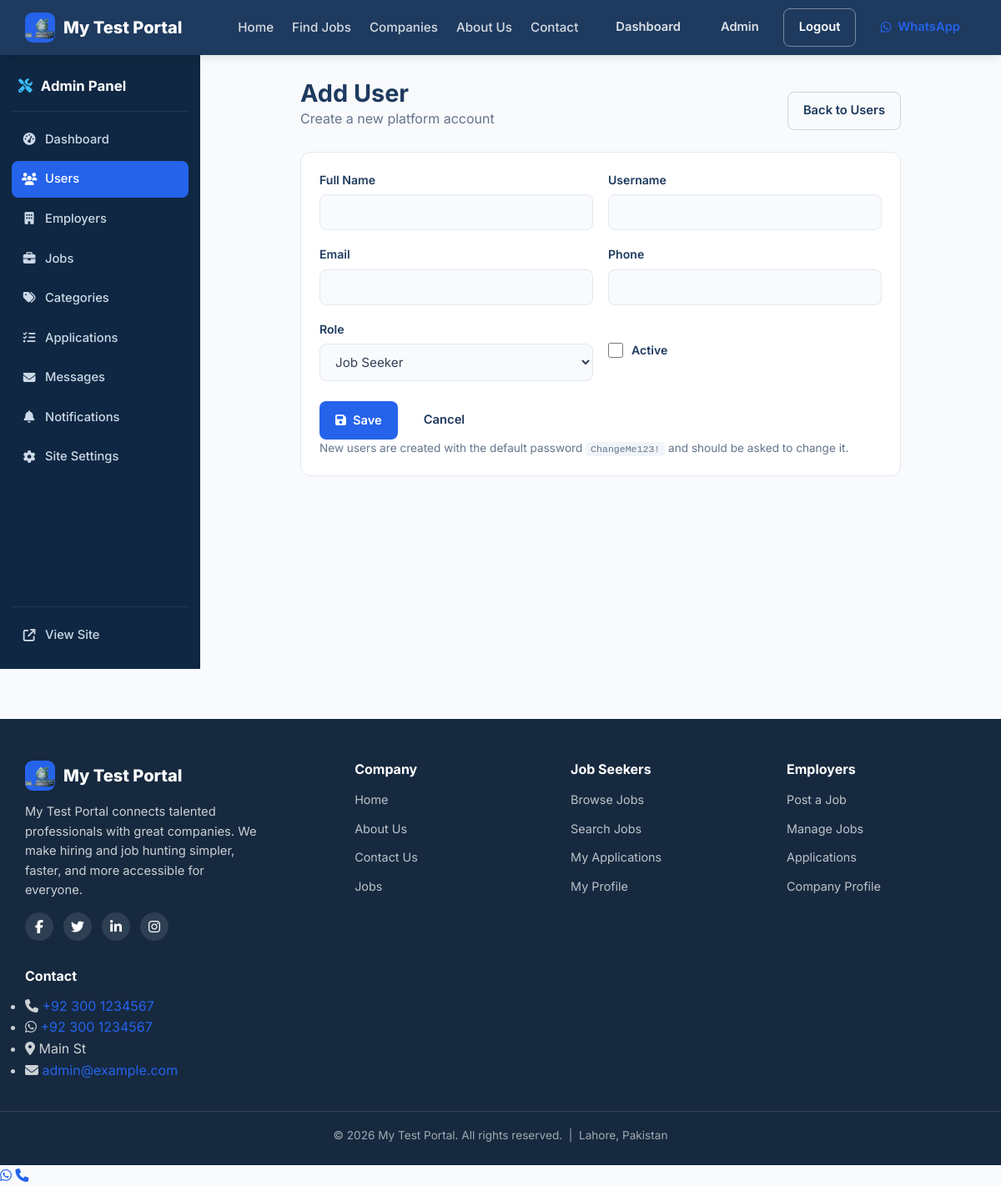
The page /admin/users/new (signed in) on the database its author committed.
### app/models/site_setting.py (models this page shows, shortened)
class SiteSetting(db.Model):
    __tablename__ = "site_settings"
    id = db.Column(db.Integer, primary_key=True)
    key = db.Column(db.String(80), unique=True, nullable=False, index=True)
    value = db.Column(db.Text, nullable=True)
    label = db.Column(db.String(120), nullable=True)
    group = db.Column(db.String(40), nullable=False, default="general")
    @classmethod
    def get_all(cls):
        return {s.key: s.value for s in cls.query.all()}

### app/routes/admin/__init__.py (the view, shortened to what this page needs)
@bp.route("/users/new", methods=["GET", "POST"])
@login_required
@admin_required
def new_user():
    form = UserForm()
    return render_template("admin/user_form.html", form=form, title="Add User")

### app/forms/admin_forms.py
class UserForm(FlaskForm):
    full_name = StringField("Full Name", validators=[DataRequired(), Length(max=150)])
    username = StringField("Username", validators=[DataRequired(), Length(max=80)])
    email = StringField("Email", validators=[DataRequired(), Email(), Length(max=150)])
    phone = StringField("Phone", validators=[Optional(), Length(max=30)])
    role = SelectField(
        "Role",
        choices=[
            (ROLE_JOBSEEKER, "Job Seeker"),
            (ROLE_EMPLOYER, "Employer"),
            (ROLE_ADMIN, "Admin"),
        ],
        validators=[DataRequired()],
    )
    is_active = BooleanField("Active")
    submit = SubmitField("Save User")

### app/__init__.py (called while the page is built)
@login_manager.user_loader
def load_user(user_id):
    from app.models.user import User
    return db.session.get(User, int(user_id))

### app/models/user.py (called while the page is built)
    @property
    def is_admin(self):
        return self.role == ROLE_ADMIN

    @property
    def is_employer(self):
        return self.role == ROLE_EMPLOYER

    @property
    def is_jobseeker(self):
        return self.role == ROLE_JOBSEEKER

### app/templates/admin/user_form.html (shortened to what this page needs)
{% extends "admin/layout.html" %}
{% set active = 'users' %}
{% block admin_content %}
<section class="dashboard admin-dashboard">
    <div class="container narrow">
        <div class="dashboard-head">
            <div>
                <h1>{{ title }}</h1>
                <p>{% if user %}Editing {{ user.full_name }}{% else %}Create a new platform account{% endif %}</p>
            </div>
            <a href="{{ url_for('admin.users') }}" class="btn btn-outline">Back to Users</a>
        </div>
        <div class="panel">
            <form method="post" class="form-grid" novalidate>
                <div class="form-field">
                    {{ form.full_name.label }}
                    {{ form.full_name(class="input" + (" is-invalid" if form.full_name.errors else "")) }}
                </div>
                <div class="form-field">
                    {{ form.username.label }}
                    {{ form.username(class="input" + (" is-invalid" if form.username.errors else "")) }}
                </div>
                <div class="form-field">
                    {{ form.email.label }}
                    {{ form.email(class="input" + (" is-invalid" if form.email.errors else "")) }}
                </div>
                <div class="form-field">
                    {{ form.phone.label }}
                    {{ form.phone(class="input" + (" is-invalid" if form.phone.errors else "")) }}
                </div>
                <div class="form-field">
                    {{ form.role.label }}
                    {{ form.role(class="input" + (" is-invalid" if form.role.errors else "")) }}
                </div>
                <div class="form-field form-field-check">
                    {{ form.is_active() }}
                    {{ form.is_active.label }}
                </div>
                <div class="form-actions">
                    <button type="submit" class="btn btn-primary"><i class="fa-solid fa-save"></i> Save</button>
                    <a href="{{ url_for('admin.users') }}" class="btn btn-ghost">Cancel</a>
                </div>
            </form>
            {% if not user %}
            <p class="muted small">New users are created with the default password <code>ChangeMe123!</code> and should be asked to change it.</p>
            {% endif %}
        </div>
    </div>
</section>
{% endblock %}

### app/templates/partials/navbar.html (shortened to what this page needs)
<nav class="navbar">
    <div class="container navbar-inner">
        <a href="{{ url_for('public.index') }}" class="brand">
            <span class="brand-logo"><img src="{{ url_for('static', filename='images/logo.webp') }}" alt="{{ site.SITE_NAME }} logo" class="brand-logo-img"></span>
            <span class="brand-name">{{ site.SITE_NAME }}</span>
        </a>
        <div class="nav-menu" id="navMenu">
            <ul class="nav-links">
                <li><a href="{{ url_for('public.index') }}" class="{% if request.endpoint == 'public.index' %}active{% endif %}">Home</a></li>
                <li><a href="{{ url_for('public.jobs') }}" class="{% if request.endpoint == 'public.jobs' %}active{% endif %}">Find Jobs</a></li>
                <li><a href="{{ url_for('public.companies') }}" class="{% if request.endpoint == 'public.companies' %}active{% endif %}">Companies</a></li>
                <li><a href="{{ url_for('public.about') }}" class="{% if request.endpoint == 'public.about' %}active{% endif %}">About Us</a></li>
                <li><a href="{{ url_for('public.contact') }}" class="{% if request.endpoint == 'public.contact' %}active{% endif %}">Contact</a></li>
            </ul>
            <div class="nav-auth">
                {% if current_user.is_authenticated %}
                    {% set dash = url_for('seeker.dashboard') %}
                    {% if current_user.is_admin %}{% set dash = url_for('admin.dashboard') %}{% endif %}
                    {% if current_user.is_employer %}{% set dash = url_for('employer.dashboard') %}{% endif %}
                    <a href="{{ dash }}" class="btn btn-ghost">Dashboard</a>
                    {% if current_user.is_jobseeker %}
                        <a href="{{ url_for('seeker.profile') }}" class="btn btn-ghost">Profile</a>
                    {% elif current_user.is_employer %}
                        <a href="{{ url_for('employer.company_profile') }}" class="btn btn-ghost">Company</a>
                    {% else %}
                        <a href="{{ url_for('admin.dashboard') }}" class="btn btn-ghost">Admin</a>
                    {% endif %}
                    <a href="{{ url_for('auth.logout') }}" class="btn btn-outline">Logout</a>
                {% else %}
                    <a href="{{ url_for('auth.login') }}" class="btn btn-ghost">Login</a>
                    <a href="{{ url_for('auth.register') }}" class="btn btn-primary">Sign Up</a>
                    <a href="{{ url_for('auth.login') }}" class="btn btn-admin-login" title="Admin Login"><i class="fa-solid fa-lock"></i> Admin</a>
                {% endif %}
                <a href="{{ site.SITE_WHATSAPP_HREF }}?text={{ site.SITE_WHATSAPP_MESSAGE|urlencode }}" target="_blank" rel="noopener" class="btn btn-whatsapp" title="Chat on WhatsApp">
                    <i class="fa-brands fa-whatsapp"></i> WhatsApp
                </a>
            </div>
        </div>
    </div>
</nav>

### app/templates/partials/footer.html
<footer class="footer">
    <div class="container footer-grid">
        <div class="footer-col footer-brand">
            <div class="brand">
                <span class="brand-logo"><img src="{{ url_for('static', filename='images/logo.webp') }}" alt="{{ site.SITE_NAME }} logo" class="brand-logo-img"></span>
                <span class="brand-name">{{ site.SITE_NAME }}</span>
            </div>
            <p class="footer-about">{{ site.SITE_NAME }} connects talented professionals with great companies. We make hiring and job hunting simpler, faster, and more accessible for everyone.</p>
            <div class="footer-social">
                <a href="{{ site.SITE_FACEBOOK_URL }}" aria-label="Facebook" target="_blank" rel="noopener"><i class="fa-brands fa-facebook-f"></i></a>
                <a href="{{ site.SITE_TWITTER_URL }}" aria-label="Twitter" target="_blank" rel="noopener"><i class="fa-brands fa-twitter"></i></a>
                <a href="{{ site.SITE_LINKEDIN_URL }}" aria-label="LinkedIn" target="_blank" rel="noopener"><i class="fa-brands fa-linkedin-in"></i></a>
                <a href="{{ site.SITE_INSTAGRAM_URL }}" aria-label="Instagram" target="_blank" rel="noopener"><i class="fa-brands fa-instagram"></i></a>
            </div>
        </div>
        <div class="footer-col">
            <h4>Company</h4>
            <ul class="footer-links">
                <li><a href="{{ url_for('public.index') }}">Home</a></li>
                <li><a href="{{ url_for('public.about') }}">About Us</a></li>
                <li><a href="{{ url_for('public.contact') }}">Contact Us</a></li>
                <li><a href="{{ url_for('public.jobs') }}">Jobs</a></li>
            </ul>
        </div>
        <div class="footer-col">
            <h4>Job Seekers</h4>
            <ul class="footer-links">
                <li><a href="{{ url_for('public.jobs') }}">Browse Jobs</a></li>
                <li><a href="{{ url_for('public.jobs') }}">Search Jobs</a></li>
                {% if current_user.is_authenticated and current_user.is_jobseeker %}
                    <li><a href="{{ url_for('seeker.applications') }}">My Applications</a></li>
                    <li><a href="{{ url_for('seeker.profile') }}">My Profile</a></li>
                {% else %}
                    <li><a href="{{ url_for('auth.register') }}">My Applications</a></li>
                    <li><a href="{{ url_for('auth.register') }}">My Profile</a></li>
                {% endif %}
            </ul>
        </div>
        <div class="footer-col">
            <h4>Employers</h4>
            <ul class="footer-links">
                {% if current_user.is_authenticated and current_user.is_employer %}
                    <li><a href="{{ url_for('employer.jobs') }}">Post a Job</a></li>
                    <li><a href="{{ url_for('employer.jobs') }}">Manage Jobs</a></li>
                    <li><a href="{{ url_for('employer.applications') }}">Applications</a></li>
                    <li><a href="{{ url_for('employer.company_profile') }}">Company Profile</a></li>
                {% else %}
                    <li><a href="{{ url_for('auth.register') }}">Post a Job</a></li>
                    <li><a href="{{ url_for('auth.register') }}">Manage Jobs</a></li>
                    <li><a href="{{ url_for('auth.register') }}">Applications</a></li>
                    <li><a href="{{ url_for('auth.register') }}">Company Profile</a></li>
                {% endif %}
            </ul>
        </div>
        <div class="footer-col">
            <h4>Contact</h4>
            <ul class="footer-contact">
                <li><i class="fa-solid fa-phone"></i> <a href="{{ site.SITE_PHONE_HREF }}">{{ site.SITE_PHONE_DISPLAY }}</a></li>
                <li><i class="fa-brands fa-whatsapp"></i> <a href="{{ site.SITE_WHATSAPP_HREF }}">{{ site.SITE_WHATSAPP_NUMBER }}</a></li>
                <li><i class="fa-solid fa-location-dot"></i> {{ site.SITE_ADDRESS }}</li>
                <li><i class="fa-solid fa-envelope"></i> <a href="mailto:{{ site.SITE_EMAIL }}">{{ site.SITE_EMAIL }}</a></li>
            </ul>
        </div>
    </div>
    <div class="footer-bottom">
        <div class="container">
            <p>&copy; {{ current_year }} {{ site.SITE_NAME }}. All rights reserved. &nbsp;|&nbsp; {{ site.SITE_CITY }}, {{ site.SITE_COUNTRY }}</p>
        </div>
    </div>
</footer>

### rows shown on the page
SiteSetting: SITE_NAME "My Test Portal"
SiteSetting: SITE_PHONE_DISPLAY "+92 300 1234567"
SiteSetting: SITE_WHATSAPP_NUMBER "+92 300 1234567"
SiteSetting: SITE_ADDRESS "Main St"
SiteSetting: SITE_EMAIL "admin@example.com"
SiteSetting: SITE_CITY "Lahore"
SiteSetting: SITE_COUNTRY "Pakistan"

### other values the page prints
{{ title }} "Add User"
{{ current_year }} "2026"
